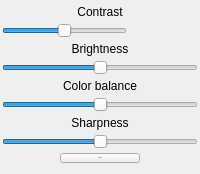
         <widget class="QWidget" name="ContrastGroupPage1_2">
          <attribute name="title">
           <string>1</string>
          </attribute>
          <layout class="QVBoxLayout" name="verticalLayout_6" stretch="0,0,0,0,0,0,0,0,0">
           <property name="spacing">
            <number>4</number>
           </property>
           <property name="sizeConstraint">
            <enum>QLayout::SetDefaultConstraint</enum>
           </property>
           <property name="leftMargin">
            <number>2</number>
           </property>
           <property name="topMargin">
            <number>5</number>
           </property>
           <property name="rightMargin">
            <number>2</number>
           </property>
           <item>
            <widget class="QLabel" name="label_for_contrast">
             <property name="text">
              <string>Contrast</string>
             </property>
             <property name="alignment">
              <set>Qt::AlignCenter</set>
             </property>
            </widget>
           </item>
           <item>
            <widget class="QSlider" name="horizontalSlider">
             <property name="enabled">
              <bool>true</bool>
             </property>
             <property name="sizePolicy">
              <sizepolicy hsizetype="Fixed" vsizetype="Fixed">
               <horstretch>0</horstretch>
               <verstretch>0</verstretch>
              </sizepolicy>
             </property>
             <property name="minimumSize">
              <size>
               <width>88</width>
               <height>0</height>
              </size>
             </property>
             <property name="maximumSize">
              <size>
               <width>125</width>
               <height>22</height>
              </size>
             </property>
             <property name="minimum">
              <number>-100</number>
             </property>
             <property name="maximum">
              <number>100</number>
             </property>
             <property name="value">
              <number>0</number>
             </property>
             <property name="orientation">
              <enum>Qt::Horizontal</enum>
             </property>
            </widget>
           </item>
           <item>
            <widget class="QLabel" name="lable_for_brightness">
             <property name="text">
              <string>Brightness</string>
             </property>
             <property name="alignment">
              <set>Qt::AlignCenter</set>
             </property>
            </widget>
           </item>
           <item>
            <widget class="QSlider" name="horizontalSlider_brightness">
             <property name="minimum">
              <number>-100</number>
             </property>
             <property name="maximum">
              <number>100</number>
             </property>
             <property name="value">
              <number>0</number>
             </property>
             <property name="orientation">
              <enum>Qt::Horizontal</enum>
             </property>
            </widget>
           </item>
           <item>
            <widget class="QLabel" name="label_for_color_balance">
             <property name="text">
              <string>Color balance</string>
             </property>
             <property name="alignment">
              <set>Qt::AlignCenter</set>
             </property>
            </widget>
           </item>
           <item>
            <widget class="QSlider" name="horizontalSlider_color_blalance">
             <property name="minimum">
              <number>-100</number>
             </property>
             <property name="maximum">
              <number>100</number>
             </property>
             <property name="value">
              <number>0</number>
             </property>
             <property name="orientation">
              <enum>Qt::Horizontal</enum>
             </property>
            </widget>
           </item>
           <item>
            <widget class="QLabel" name="label_for_sharpness">
             <property name="text">
              <string>Sharpness</string>
             </property>
             <property name="textFormat">
              <enum>Qt::AutoText</enum>
             </property>
             <property name="scaledContents">
              <bool>false</bool>
             </property>
             <property name="alignment">
              <set>Qt::AlignCenter</set>
             </property>
            </widget>
           </item>
           <item>
            <widget class="QSlider" name="horizontalSlider_for_sharpness">
             <property name="minimum">
              <number>-100</number>
             </property>
             <property name="maximum">
              <number>100</number>
             </property>
             <property name="orientation">
              <enum>Qt::Horizontal</enum>
             </property>
            </widget>
           </item>
           <item alignment="Qt::AlignHCenter">
            <widget class="QPushButton" name="pushButton_Reset_enhance">
             <property name="sizePolicy">
              <sizepolicy hsizetype="Fixed" vsizetype="Fixed">
               <horstretch>0</horstretch>
               <verstretch>0</verstretch>
              </sizepolicy>
             </property>
             <property name="minimumSize">
              <size>
               <width>52</width>
               <height>0</height>
              </size>
             </property>
             <property name="maximumSize">
              <size>
               <width>86</width>
               <height>32</height>
              </size>
             </property>
             <property name="font">
              <font>
               <pointsize>-1</pointsize>
               <stylestrategy>PreferDefault</stylestrategy>
              </font>
             </property>
             <property name="focusPolicy">
              <enum>Qt::StrongFocus</enum>
             </property>
             <property name="statusTip">
              <string>Reset enhancer on the picture</string>
             </property>
             <property name="text">
              <string>Reset</string>
             </property>
            </widget>
           </item>
          </layout>
         </widget>
